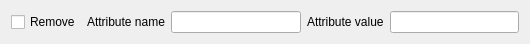
<?xml version="1.0" encoding="UTF-8"?>
<ui version="4.0">
 <class>Claus</class>
 <widget class="QWidget" name="Claus">
  <property name="geometry">
   <rect>
    <x>0</x>
    <y>0</y>
    <width>530</width>
    <height>39</height>
   </rect>
  </property>
  <property name="maximumSize">
   <size>
    <width>530</width>
    <height>39</height>
   </size>
  </property>
  <property name="windowTitle">
   <string>Form</string>
  </property>
  <layout class="QHBoxLayout" name="horizontalLayout">
   <item>
    <widget class="QCheckBox" name="checkBox">
     <property name="text">
      <string>Remove</string>
     </property>
    </widget>
   </item>
   <item>
    <widget class="QLabel" name="label">
     <property name="text">
      <string>Attribute name</string>
     </property>
    </widget>
   </item>
   <item>
    <widget class="QLineEdit" name="lineEdit"/>
   </item>
   <item>
    <widget class="QLabel" name="label_2">
     <property name="text">
      <string>Attribute value</string>
     </property>
    </widget>
   </item>
   <item>
    <widget class="QLineEdit" name="lineEdit_2"/>
   </item>
  </layout>
 </widget>
 <resources/>
 <connections/>
</ui>
